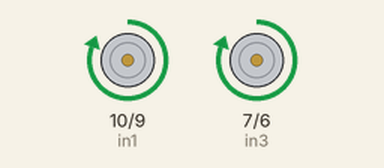
The sketch below on a simulated Arduino Uno, built with avr-gcc and run on an emulated ATmega328P. On the bench: motor-driver pin pairs drawn as motors (green arrow = first pin HIGH = forward, orange = second pin HIGH = backward, longer = more drive, scaled by the enable pin).

Above: at 2.0 s.
At 5.0 s:
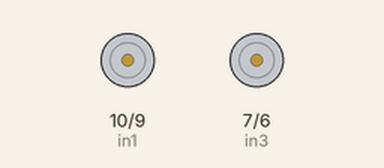
Timing chart, 0 to 7.8 s (numbered marks = the images above):
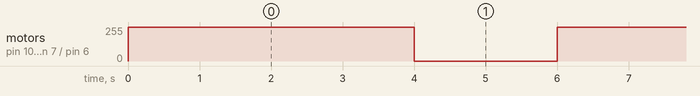

Measured:
- by itself, motor on pin 10 (in1) / pin 9 (in2), motor on pin 7 (in3) / pin 6 (in4): alternates forward 255/255 for 4.0 s and stopped for 2.0 s

The sketch:

MotorControl.ino
```cpp
/* 6,7, 8, 9, 10, 11 */
// Motor A connections
int enA = 11;
int in1 = 10;
int in2 = 9;
// Motor B connections
int enB = 8;
int in3 = 7;
int in4 = 6;

void setup() {
	// Set all the motor control pins to outputs
	pinMode(enA, OUTPUT);
	pinMode(enB, OUTPUT);
	pinMode(in1, OUTPUT);
	pinMode(in2, OUTPUT);
	pinMode(in3, OUTPUT);
	pinMode(in4, OUTPUT);

	// Turn off motors - Initial state
	digitalWrite(in1, LOW);
	digitalWrite(in2, LOW);
	digitalWrite(in3, LOW);
	digitalWrite(in4, LOW);

}

void loop() {
	// Set motors to maximum speed
	// For PWM maximum possible values are 0 to 255
	digitalWrite(enA, HIGH);
	digitalWrite(enB, HIGH);
	goForward();
	delay(2000);
	stopControl();
	delay(2000);
}


void goForward() {
	// Turn on motor A & B
	digitalWrite(in1, HIGH);
	digitalWrite(in2, LOW);
	digitalWrite(in3, HIGH);
	digitalWrite(in4, LOW);
	delay(2000);
}


void goBackward() {
	// Now change motor directions
	digitalWrite(in1, LOW);
	digitalWrite(in2, HIGH);
	digitalWrite(in3, LOW);
	digitalWrite(in4, HIGH);
	delay(2000);

}

void turnRight() {
	// Now change motor directions
	digitalWrite(in1, HIGH);
	digitalWrite(in2, LOW);
	digitalWrite(in3, LOW);
	digitalWrite(in4, HIGH);
	delay(2000);

}

void turnLeft() {
	// Now change motor directions
	digitalWrite(in1, LOW);
	digitalWrite(in2, HIGH);
	digitalWrite(in3, HIGH);
	digitalWrite(in4, LOW);
	delay(2000);

}
void stopControl() {

	// Turn off motors
	digitalWrite(in1, LOW);
	digitalWrite(in2, LOW);
	digitalWrite(in3, LOW);
	digitalWrite(in4, LOW);
}
```
